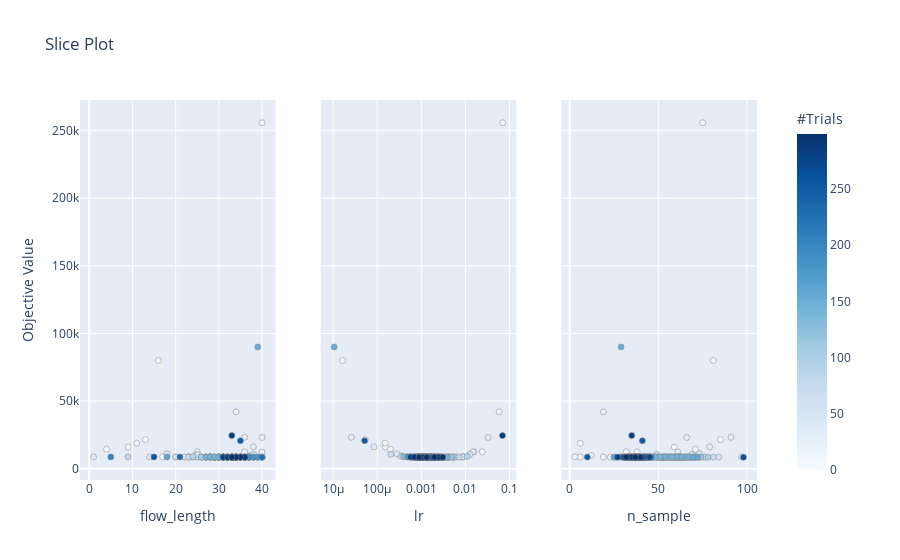

The notebook cell this image was saved under:
### Code cell
fig = optuna.visualization.plot_slice(study)
fig

### Figure 1 — Plotly figure (JSON) as saved in the notebook; plotly's stock layout.template omitted (floating-point values rounded to 4 significant figures; data arrays with more than 128 entries replaced by an {"elided": "..."} marker saying what was removed)
{"data": [{"marker": {"color": {"elided": "299 int values"}, "colorbar": {"title": {"text": "#Trials"}, "x": 1, "xpad": 40}, "colorscale": [[0, "rgb(247,251,255)"], [0.125, "rgb(222,235,247)"], [0.25, "rgb(198,219,239)"], [0.375, "rgb(158,202,225)"], [0.5, "rgb(107,174,214)"], [0.625, "rgb(66,146,198)"], [0.75, "rgb(33,113,181)"], [0.875, "rgb(8,81,156)"], [1, "rgb(8,48,107)"]], "line": {"color": "Grey", "width": 0.5}, "showscale": true}, "mode": "markers", "showlegend": false, "type": "scatter", "x": {"elided": "299 int values"}, "xaxis": "x", "y": {"elided": "299 float values"}, "yaxis": "y"}, {"marker": {"color": {"elided": "299 int values"}, "colorbar": {"title": {"text": "#Trials"}, "x": 1, "xpad": 40}, "colorscale": [[0, "rgb(247,251,255)"], [0.125, "rgb(222,235,247)"], [0.25, "rgb(198,219,239)"], [0.375, "rgb(158,202,225)"], [0.5, "rgb(107,174,214)"], [0.625, "rgb(66,146,198)"], [0.75, "rgb(33,113,181)"], [0.875, "rgb(8,81,156)"], [1, "rgb(8,48,107)"]], "line": {"color": "Grey", "width": 0.5}, "showscale": false}, "mode": "markers", "showlegend": false, "type": "scatter", "x": {"elided": "299 float values"}, "xaxis": "x2", "y": {"elided": "299 float values"}, "yaxis": "y2"}, {"marker": {"color": {"elided": "299 int values"}, "colorbar": {"title": {"text": "#Trials"}, "x": 1, "xpad": 40}, "colorscale": [[0, "rgb(247,251,255)"], [0.125, "rgb(222,235,247)"], [0.25, "rgb(198,219,239)"], [0.375, "rgb(158,202,225)"], [0.5, "rgb(107,174,214)"], [0.625, "rgb(66,146,198)"], [0.75, "rgb(33,113,181)"], [0.875, "rgb(8,81,156)"], [1, "rgb(8,48,107)"]], "line": {"color": "Grey", "width": 0.5}, "showscale": false}, "mode": "markers", "showlegend": false, "type": "scatter", "x": {"elided": "299 int values"}, "xaxis": "x3", "y": {"elided": "299 float values"}, "yaxis": "y3"}], "layout": {"title": {"text": "Slice Plot"}, "xaxis": {"anchor": "y", "domain": [0, 0.2889], "title": {"text": "flow_length"}}, "xaxis2": {"anchor": "y2", "domain": [0.3556, 0.6444], "title": {"text": "lr"}, "type": "log"}, "xaxis3": {"anchor": "y3", "domain": [0.7111, 1], "title": {"text": "n_sample"}}, "yaxis": {"anchor": "x", "domain": [0, 1], "title": {"text": "Objective Value"}}, "yaxis2": {"anchor": "x2", "domain": [0, 1], "matches": "y", "showticklabels": false}, "yaxis3": {"anchor": "x3", "domain": [0, 1], "matches": "y", "showticklabels": false}}}
